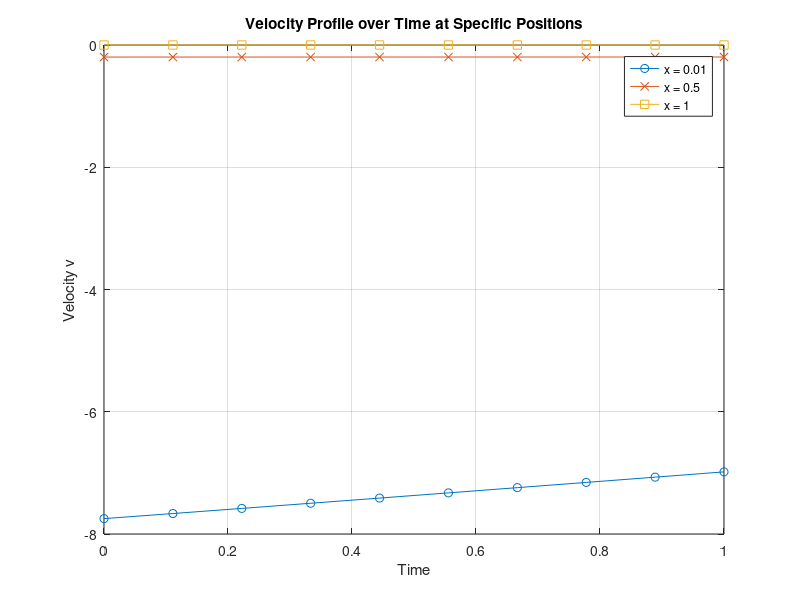

This figure's MATLAB source:
clc;
clear all;

beta = 0.01;
lamda = pi / 2;
b = 4 / pi;
mobility = -10^(-10);
Ds = 10^(-9);
L = 10^(-4);


X_positions = [0.01, 0.5, 1];

time = linspace(0, 1, 10);  

v_profile_01 = zeros(1, length(time));
v_profile_05 = zeros(1, length(time));
v_profile_1 = zeros(1, length(time));

for n = 1:length(time)
    t = time(n);
    T = t * Ds / L^2;
    
    v_profile_01(n) = (mobility * lamda * b * (1 - beta) * cos(lamda * X_positions(1)) * exp(-lamda^2 * T)) / ...
                      (Ds * (beta + (1 - beta) * sin(lamda * X_positions(1)) * exp(-lamda^2 * T)));
                  
    v_profile_05(n) = (mobility * lamda * b * (1 - beta) * cos(lamda * X_positions(2)) * exp(-lamda^2 * T)) / ...
                      (Ds * (beta + (1 - beta) * sin(lamda * X_positions(2)) * exp(-lamda^2 * T)));
                  
    v_profile_1(n) = (mobility * lamda * b * (1 - beta) * cos(lamda * X_positions(3)) * exp(-lamda^2 * T)) / ...
                     (Ds * (beta + (1 - beta) * sin(lamda * X_positions(3)) * exp(-lamda^2 * T)));
end

figure;
plot(time, v_profile_01, '-o', 'DisplayName', ['x = ', num2str(X_positions(1))]);
hold on;
plot(time, v_profile_05, '-x', 'DisplayName', ['x = ', num2str(X_positions(2))]);
plot(time, v_profile_1, '-s', 'DisplayName', ['x = ', num2str(X_positions(3))]);
hold off;

legend;
xlabel('Time');
ylabel('Velocity v');
title('Velocity Profile over Time at Specific Positions');
grid on;